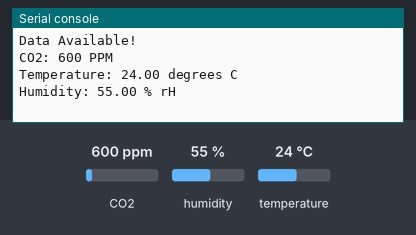
This program was run on a simulated Raspberry Pi Pico running CircuitPython. Shown: the last lines printed to the serial console. The inputs (shaded band) are chosen by the test bench; at power-on: CO2 600 ppm, humidity 55 %, temperature 24 °C.

Above: at 1.2 s.
1.3 s: CO2 set to 452 ppm
At 3.3 s:
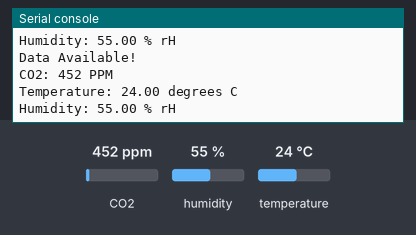
4.0 s: humidity set to 22 %
At 4.9 s:
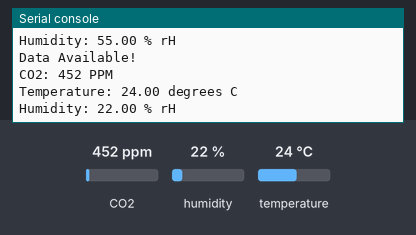
6.7 s: temperature set to 12 °C
At 9.2 s:
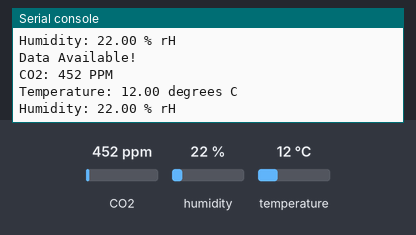

Measured:
- after the input at 1.3 s, the serial console: prints a new line after 0.70 s (image 1)
- after the input at 4.0 s, the serial console: prints a new line at once (image 2)
- after the input at 6.7 s, the serial console: prints a new line after 1.3 s (image 3)

The program:

code_scd30.py
```python
import time
import board
import busio
import adafruit_scd30

i2c = busio.I2C(board.GP9, board.GP8)
scd = adafruit_scd30.SCD30(i2c)

while True:
    if scd.data_available:
        print("Data Available!")
        print("CO2: %d PPM" % scd.CO2)
        print("Temperature: %0.2f degrees C" % scd.temperature)
        print("Humidity: %0.2f %% rH" % scd.relative_humidity)

    time.sleep(2.0)
```
